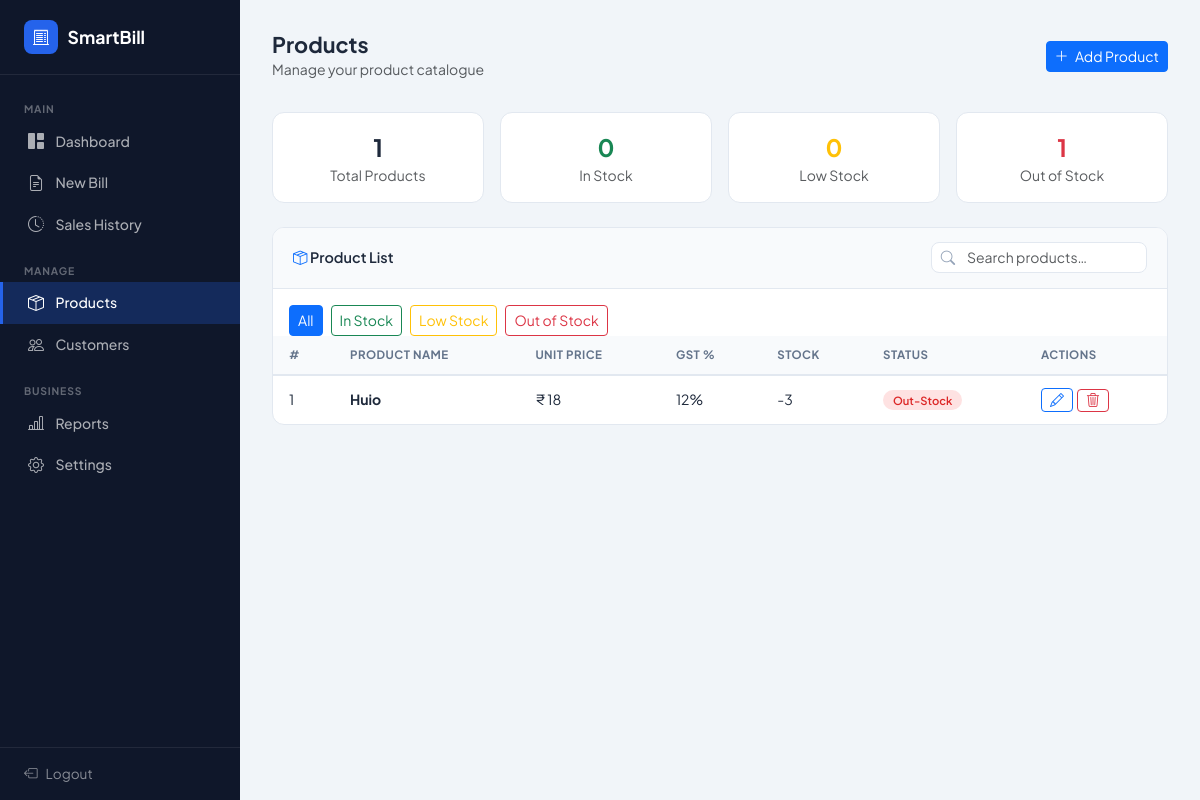
Screenshot of /products/ (signed in) with the database file from the repository.
### myweb/models.py (models this page shows)
class Products(models.Model):
    user = models.ForeignKey(User,on_delete=models.CASCADE)
    Product_name = models.CharField()
    Product_price = models.IntegerField(default=0)
    Product_stock = models.IntegerField(default=0)
    Product_gst = models.IntegerField(default=0)

### myweb/views.py (the view)
# urls.py: path('products/', views.products, name='products'),
@login_required(login_url="/signin/")
def products(request):
    User = request.user
    prod = Products.objects.filter(user=User)
    prod_count = prod.count()
    Prod_inStock = 0
    Prod_outStock = 0
    prod_lowStock = 0
    for p in prod:
        p.Product_name = p.Product_name.title()
        if p.Product_stock <= 0:
            p.Product_status = "out-stock"
            p.Product_design = "badge-out"
            Prod_outStock += 1
        elif p.Product_stock < 100:
            p.Product_status = "low-stock"
            p.Product_design = "badge-low"
            prod_lowStock += 1
        else:
            p.Product_status = "in-stock"
            p.Product_design = "badge-in"
            Prod_inStock += 1
    Stats = {
        "prod_count": prod_count,
        "Prod_inStock": Prod_inStock,
        "Prod_outStock": Prod_outStock,
        "prod_lowStock": prod_lowStock
    }
    context = {"page":"home", "prod": prod, "Stats": Stats}
    return render(request,'products.html',context)

### myweb/templates/products.html (shortened to what this page needs)
{% load static %}
<!DOCTYPE html>
<html lang="en">
<head>
  <link rel="stylesheet" href="https://cdn.jsdelivr.net/npm/bootstrap@5.3.3/dist/css/bootstrap.min.css" />
  <link rel="stylesheet" href="https://cdn.jsdelivr.net/npm/bootstrap-icons@1.11.3/font/bootstrap-icons.min.css" />
  <link rel="stylesheet" href="{% static 'products.css' %}">
</head>
<body>
  <aside class="sidebar" id="sidebar">
    <a href="{% url 'dashboard' %}" class="sidebar-brand">
      <span class="icon-wrap"><i class="bi bi-receipt-cutoff"></i></span>SmartBill
    </a>
    <nav class="sidebar-nav">
      <div class="nav-label">Main</div>
      <a href="{% url 'dashboard' %}" class="nav-link-item"><i class="bi bi-grid-1x2-fill"></i> Dashboard</a>
      <a href="{% url 'billing' %}" class="nav-link-item"><i class="bi bi-file-earmark-text"></i> New Bill</a>
      <a href="{% url 'sales_history' %}" class="nav-link-item"><i class="bi bi-clock-history"></i> Sales History</a>
      <div class="nav-label mt-2">Manage</div>
      <a href="{% url 'products' %}" class="nav-link-item active"><i class="bi bi-box-seam"></i> Products</a>
      <a href="{% url 'customers' %}" class="nav-link-item"><i class="bi bi-people"></i> Customers</a>
      <div class="nav-label mt-2">Business</div>
      <a href="{% url 'reports' %}" class="nav-link-item"><i class="bi bi-bar-chart-line"></i> Reports</a>      <a href="{% url 'settings' %}" class="nav-link-item"><i class="bi bi-gear"></i> Settings</a>
    </nav>
    <div class="sidebar-footer"><a href="{% url 'signin' %}"><i class="bi bi-box-arrow-left"></i> Logout</a></div>
  </aside>
  <main class="main-content">
    <div class="topbar">
      <div>
        <h1 class="d-inline">Products</h1>
        <p class="text-muted small mb-0">Manage your product catalogue</p>
      </div>
      <button class="btn btn-primary btn-sm" data-bs-toggle="modal" data-bs-target="#addProductModal">
        <i class="bi bi-plus-lg me-1"></i> Add Product
      </button>
    </div>
    <div class="row g-3 mb-4">
      <div class="col-6 col-md-3">
        <div class="panel mb-0 p-3 text-center">
          <div class="fw-700 fs-4 fw-bold">{{ Stats.prod_count }}</div>
          <div class="small text-muted">Total Products</div>
        </div>
      </div>
      <div class="col-6 col-md-3">
        <div class="panel mb-0 p-3 text-center">
          <div class="fw-700 fs-4 fw-bold text-success">{{ Stats.Prod_inStock }}</div>
          <div class="small text-muted">In Stock</div>
        </div>
      </div>
      <div class="col-6 col-md-3">
        <div class="panel mb-0 p-3 text-center">
          <div class="fw-700 fs-4 fw-bold text-warning">{{ Stats.prod_lowStock }}</div>
          <div class="small text-muted">Low Stock</div>
        </div>
      </div>
      <div class="col-6 col-md-3">
        <div class="panel mb-0 p-3 text-center">
          <div class="fw-700 fs-4 fw-bold text-danger">{{ Stats.Prod_outStock }}</div>
          <div class="small text-muted">Out of Stock</div>
        </div>
      </div>
    </div>
    <div class="panel">
      <div class="panel-header justify-content-between">
        <span><i class="bi bi-box-seam text-primary"></i> Product List</span>
        <div class="search-wrap">
          <i class="bi bi-search"></i>
          <input type="text" class="form-control form-control-sm" id="searchInput" placeholder="Search products…"
            oninput="filterTable()" />
        </div>
      </div>
      <div class="px-3 pt-3 pb-0 d-flex gap-2 flex-wrap">
        <button class="btn btn-sm btn-primary" onclick="filterBy('')">All</button>
        <button class="btn btn-sm btn-outline-success" onclick="filterBy('in-stock')">In Stock</button>
        <button class="btn btn-sm btn-outline-warning" onclick="filterBy('low-stock')">Low Stock</button>
        <button class="btn btn-sm btn-outline-danger" onclick="filterBy('out-stock')">Out of Stock</button>
      </div>
      <div class="table-responsive">
        <table class="prod-table" id="productTable">
          <thead>
            <tr>
              <th>#</th>
              <th>Product Name</th>
              <th>Unit Price</th>
              <th>GST %</th>
              <th>Stock</th>
              <th>Status</th>
              <th>Actions</th>
            </tr>
          </thead>
          <tbody id="productTableBody">
            {% for p in prod %}
            <tr data-status="{{ p.Product_status }}">
              <td>{{ forloop.counter }}</td>
              <td><strong>{{ p.Product_name }}</strong></td>
              <td>₹ {{ p.Product_price }}</td>
              <td>{{ p.Product_gst }}%</td>
              <td>{{ p.Product_stock }}</td>
              <td><span class="{{ p.Product_design }}">{{ p.Product_status|title }}</span></td>
              <td class="d-flex justify-content-start">
                <button class="btn btn-sm btn-outline-primary py-0 me-1"
                  onclick="editProduct('{{ p.id }}','{{ p.Product_name }}', '{{ p.Product_price }}', '{{ p.Product_gst }}', '{{ p.Product_stock }}')"
                  data-bs-toggle="modal" data-bs-target="#editProductModal">
                  <i class="bi bi-pencil"></i>
                </button>
                <form id="deleteproducts" method="post" action="{% url 'deleteproducts' %}">
                  <button type="submit" class="btn btn-sm btn-outline-danger py-0" name="Products_id" data-bs-toggle="modal"
                    id="deleteproducts_Products_id" value="{{p.id}}">
                    <i class="bi bi-trash3"></i>
                  </button>
                </form>
              </td>
            </tr>
            {% endfor %}
          </tbody>
        </table>
      </div>
    </div>
  </main>
</body>
</html>

### myweb/static/products.css (style rules this page uses)
:root { --brand: #2563eb; --sidebar-bg: #0f172a; --sidebar-w: 240px; --body-bg: #f1f5f9; --card-bg: #fff; --text-main: #1e293b; --text-muted: #64748b; --border: #e2e8f0; --font: 'Plus Jakarta Sans', sans-serif; }
*, *::before, *::after { box-sizing: border-box }
body { font-family: var(--font); background: var(--body-bg); color: var(--text-main); margin: 0 }
.sidebar { width: var(--sidebar-w); min-height: 100vh; background: var(--sidebar-bg); position: fixed; top: 0; left: 0; display: flex; flex-direction: column; z-index: 200 }
.sidebar-brand { padding: 1.25rem 1.5rem; border-bottom: 1px solid rgba(255, 255, 255, .08); display: flex; align-items: center; gap: .6rem; color: #fff; font-size: 1.1rem; font-weight: 700; text-decoration: none }
.sidebar-brand .icon-wrap { width: 34px; height: 34px; background: var(--brand); border-radius: 8px; display: flex; align-items: center; justify-content: center; font-size: 1rem }
.sidebar-nav { padding: 1rem 0; flex: 1 }
.nav-label { font-size: .65rem; font-weight: 700; letter-spacing: .08em; text-transform: uppercase; color: rgba(255, 255, 255, .35); padding: .6rem 1.5rem .25rem }
.nav-link-item { display: flex; align-items: center; gap: .65rem; padding: .55rem 1.5rem; color: rgba(255, 255, 255, .65); text-decoration: none; font-size: .875rem; font-weight: 500; border-left: 3px solid transparent; transition: color .15s, background .15s, border-color .15s }
.nav-link-item.active { color: #fff; background: rgba(37, 99, 235, .25); border-left-color: var(--brand) }
.nav-link-item i { font-size: 1rem; width: 18px; text-align: center }
.sidebar-footer { padding: 1rem 1.5rem; border-top: 1px solid rgba(255, 255, 255, .08) }
.sidebar-footer a { color: rgba(255, 255, 255, .5); text-decoration: none; font-size: .85rem; display: flex; align-items: center; gap: .5rem }
.main-content { margin-left: var(--sidebar-w); padding: 2rem; min-height: 100vh }
.topbar { display: flex; align-items: center; justify-content: space-between; margin-bottom: 2rem }
.topbar h1 { font-size: 1.35rem; font-weight: 700; margin: 0 }
.panel { background: var(--card-bg); border: 1px solid var(--border); border-radius: 12px; overflow: hidden; margin-bottom: 1.5rem }
.panel-header { padding: .9rem 1.25rem; border-bottom: 1px solid var(--border); font-weight: 600; font-size: .9rem; background: #f8fafc; display: flex; align-items: center; gap: .5rem }
.form-control, .form-select { font-size: .875rem; border-color: var(--border); border-radius: 8px }
.prod-table { width: 100%; border-collapse: collapse; font-size: .875rem }
.prod-table th { background: #f8fafc; color: var(--text-muted); font-size: .72rem; font-weight: 700; text-transform: uppercase; letter-spacing: .04em; padding: .65rem 1rem; text-align: left; border-bottom: 2px solid var(--border) }
.prod-table td { padding: .75rem 1rem; border-bottom: 1px solid var(--border); vertical-align: middle }
.prod-table tr:last-child td { border-bottom: none }
.badge-out { background: #fee2e2; color: #dc2626; font-size: .7rem; padding: 3px 10px; border-radius: 99px; font-weight: 600 }
.search-wrap { position: relative; max-width: 280px }
.search-wrap i { position: absolute; left: 10px; top: 50%; transform: translateY(-50%); color: #94a3b8 }
.search-wrap input { padding-left: 2.2rem; border-radius: 8px; font-size: .875rem; border-color: var(--border) }

### rows the page displays
Products: Product_name "Huio", Product_price "18", Product_gst "12", Product_stock "-3", Product_status "Out-Stock", {{ p.id }} 2 (drawn)

### other values shown
{{ Stats.prod_count }} "1"
{{ Stats.Prod_inStock }} "0"
{{ Stats.prod_lowStock }} "0"
{{ Stats.Prod_outStock }} "1"
